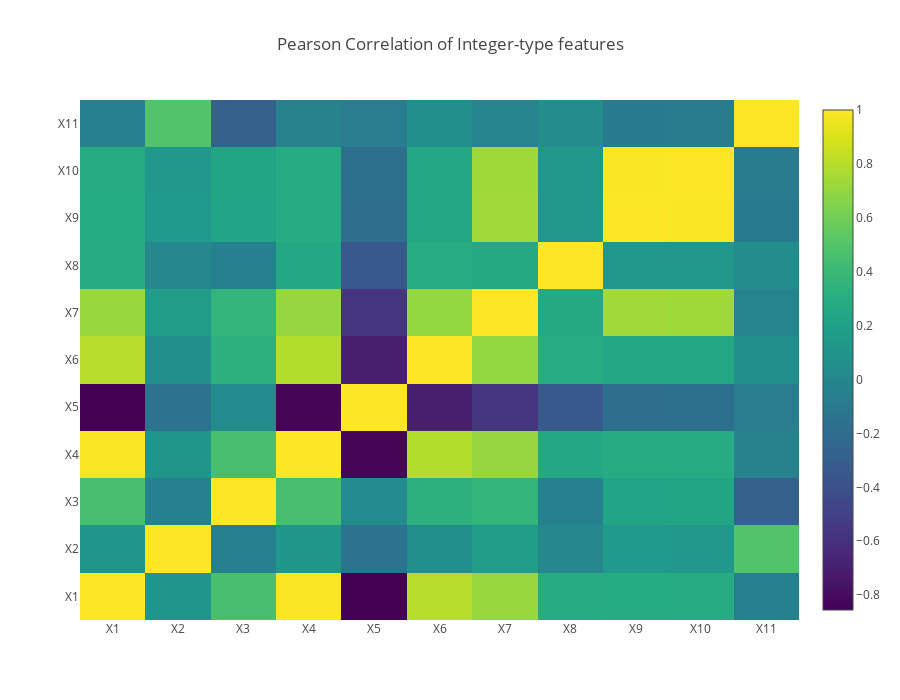

Notebook cell for this chart:
### Markdown cell above
相关性分析: 

* 正向相关:
    * X1, X4/X6/X7
    * X4, X6/X7
    * X6, X7
    * X7, X9/X10
    * X9, X10
* 反向相关:
    * X1, X5
    * X4, X5
    * X5, X6/X7
* 其他(觉得用处不大, 暂时记录下)
    * X1, X3 0.46; X1, 8 9 10相关系数很接近在0.28,0,29

### Code cell
#train_int = train_int.drop(["id", "target"], axis=1)
# colormap = plt.cm.bone
# plt.figure(figsize=(21,16))
# plt.title('Pearson correlation of categorical features', y=1.05, size=15)
# sns.heatmap(train_cat.corr(),linewidths=0.1,vmax=1.0, square=True, cmap=colormap, linecolor='white', annot=False)
data = [
    go.Heatmap(
        z=train_features.corr().values,
        x=train_features.columns.values,
        y=train_features.columns.values,
        colorscale='Viridis',
        reversescale = False,
        text = True ,
        opacity = 1.0 )
]

layout = go.Layout(
    title='Pearson Correlation of Integer-type features',
    xaxis = dict(ticks='', nticks=36),
    yaxis = dict(ticks='' ),
    width = 900, height = 700)

fig = go.Figure(data=data, layout=layout)
py.iplot(fig, filename='labelled-heatmap')

### Figure 1 — Plotly figure (JSON) as saved in the notebook; plotly's stock layout.template omitted (floating-point values rounded to 4 significant figures)
{"data": [{"colorscale": "Viridis", "opacity": 1, "reversescale": false, "text": true, "type": "heatmap", "x": ["X1", "X2", "X3", "X4", "X5", "X6", "X7", "X8", "X9", "X10", "X11"], "y": ["X1", "X2", "X3", "X4", "X5", "X6", "X7", "X8", "X9", "X10", "X11"], "z": [[1, 0.1086, 0.4566, 0.986, -0.8549, 0.7994, 0.7119, 0.2825, 0.2891, 0.2863, -0.05723], [0.1086, 1, -0.04459, 0.1138, -0.1465, 0.05771, 0.1609, 0.004227, 0.1462, 0.1325, 0.494], [0.4566, -0.04459, 1, 0.4541, 0.0278, 0.3228, 0.3613, -0.04771, 0.2287, 0.231, -0.2814], [0.986, 0.1138, 0.4541, 1, -0.832, 0.7911, 0.709, 0.2593, 0.2834, 0.2844, -0.02943], [-0.8549, -0.1465, 0.0278, -0.832, 1, -0.7039, -0.5727, -0.3415, -0.1819, -0.1748, -0.0719], [0.7994, 0.05771, 0.3228, 0.7911, -0.7039, 1, 0.6995, 0.3015, 0.2598, 0.2582, 0.0631], [0.7119, 0.1609, 0.3613, 0.709, -0.5727, 0.6995, 1, 0.266, 0.7381, 0.7309, -0.02515], [0.2825, 0.004227, -0.04771, 0.2593, -0.3415, 0.3015, 0.266, 1, 0.1255, 0.1194, 0.04902], [0.2891, 0.1462, 0.2287, 0.2834, -0.1819, 0.2598, 0.7381, 0.1255, 1, 0.9903, -0.08781], [0.2863, 0.1325, 0.231, 0.2844, -0.1748, 0.2582, 0.7309, 0.1194, 0.9903, 1, -0.08044], [-0.05723, 0.494, -0.2814, -0.02943, -0.0719, 0.0631, -0.02515, 0.04902, -0.08781, -0.08044, 1]]}], "layout": {"height": 700, "title": "Pearson Correlation of Integer-type features", "width": 900, "xaxis": {"nticks": 36, "ticks": ""}, "yaxis": {"ticks": ""}}}
